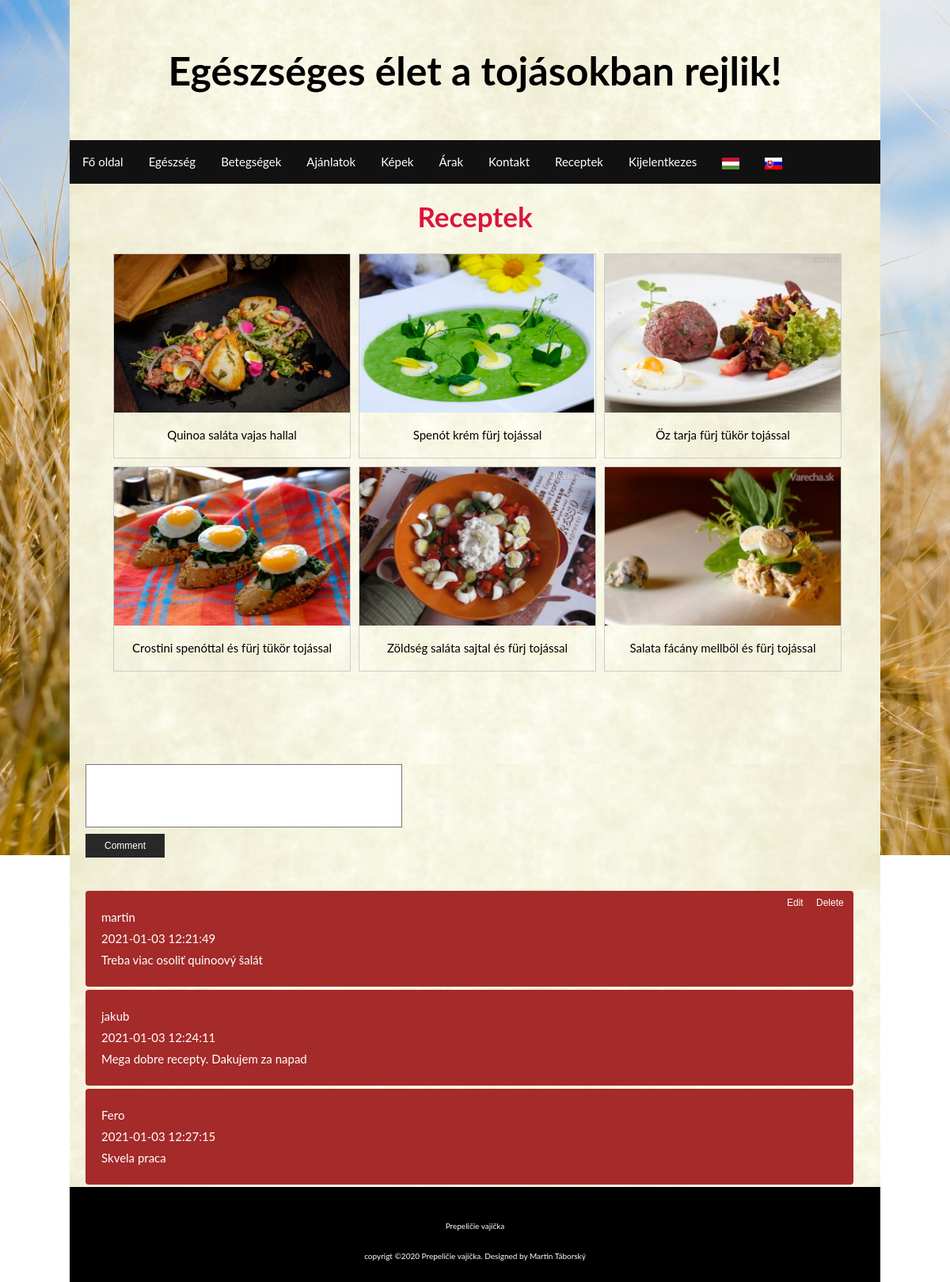
/recept-hu.php (signed in), run on the app's committed database.
### tables this page shows
CREATE TABLE `comments` (
  `cid` int(11) NOT NULL,
  `uid` varchar(128) NOT NULL,
  `cdate` datetime NOT NULL,
  `message` text NOT NULL
);

### includes/comments.inc.php (the view, shortened to what this page needs)
<?php
function getComments($conn){
    echo "<div class='comment-section'>";
    $sql = "SELECT * FROM comments";
    $cresult = $conn->query($sql);
    while ($row = $cresult->fetch_assoc()){
        $id = $_SESSION["useruid"];
        $sql2 = "SELECT * FROM users WHERE usersUid ='$id'";
        $cresult2 = $conn->query($sql2);
        if ($row2 = $cresult2->fetch_assoc()){
            echo "<div class='comment-box'>";
            echo $row['uid']."<br>";
            echo $row['cdate']."<br>";
            echo $row['message'];
            if (isset($_SESSION['useruid'])){
                if ($_SESSION['useruid'] == $row['uid']){
                    echo"<form class='delete-form' method='POST' action='".deleteComments($conn)."'>
                        <input type='hidden' name='cid' value='".$row['cid']."'>
                        <button type='submit' name='commentDelete'>Delete</button>
                    </form>
                    <form class='edit-form' method='POST' action='includes/editcomment.inc.php'>
                        <input type='hidden' name='cid' value='".$row['cid']."'>
                        <input type='hidden' name='uid' value='".$row['uid']."'>
                        <input type='hidden' name='cdate' value='".$row['cdate']."'>
                        <input type='hidden' name='message' value='".$row['message']."'>
                        <button>Edit</button>
                    </form>";
                }
            }
            echo "</div>";
        }
    }
    echo "</div>";
    echo "<footer class='main-footer'>";
    echo "<p class='fszoveg'>Prepeličie vajíčka</p>";
    echo "<p class='fszoveg'>copyrigt ©2020 Prepeličie vajíčka. Designed by Martin Táborský</p>";
    echo "</footer>";
}

### header-hu.php (shortened to what this page needs)
<!DOCTYPE html>
  <html lang='hu'>
    <head>
    <link rel= 'stylesheet' href='style.css?v=<?php echo time(); ?>'>
  </head>
  <body>
    <div class="alap">
      <div class="header">
        <h1>Egészséges élet a tojásokban rejlik!</h1>
      </div>
      <div class="topnav">
        <a href="index-hu.php" defaultOpen>Fő oldal</a>
        <a href="Zdravie-hu.php">Egészség</a>
        <a href="Choroby-hu.php">Betegségek</a>
        <a href="Odporucanie-hu.php">Ajánlatok</a>
        <a href="Fotky-hu.php">Képek</a>
        <a href="Cennik-hu.php">Árak</a>
        <a href="Kontakty-hu.php">Kontakt</a>
        <a href="recept-hu.php">Receptek</a>
        <?php
          if(isset($_SESSION["useruid"])){
            echo "<a href='includes/logout.inc.php'>Kijelentkezes";
          }
          else{
            echo '<a href="signup-hu.php">Regisztráció/Bejelentkezés</a>';
          }
        ?>
        <a href="index-hu.php" ><img src="images/huf2.png"></a>
        <a href="index.php" ><img src="images/sk.gif"> </a>
      </div>

### recept-hu.php (shortened to what this page needs)
<?php
    include_once 'header-hu.php';
    include_once 'includes/config.inc.php';
    include_once 'includes/comments.inc.php';
?>
    <div class="cardv">
    <h3>Receptek</h3>
    <div class="cardv_signup" style="padding-top:10px; padding-left:50px;">
        <div class="gallery">
            <a href="recept1-hu.php">
            <img src="images/recept1.jpg" alt="Quinoový šalát s maslovou rybou" width="600" height="400">
            </a>
            <div class="desc">Quinoa saláta vajas hallal
            </div>
        </div>
        <div class="gallery">
            <a href="recept2-hu.php">
            <img src="images/recept2.jpg" alt="Špenátový krém s prepeličími vajíčkami" width="600" height="400">
            </a>
            <div class="desc">Spenót krém fürj tojással
            </div>
        </div>
        <div class="gallery">
            <a href="recept6-hu.php">
            <img src="images/recept6.jpg" alt="Srnčí tataráčik s prepeličími očami" width="600" height="400">
            </a>
            <div class="desc">Öz tarja fürj tükör tojással
            </div>
        </div>
        <div class="gallery">
            <a href="recept3-hu.php">
            <img src="images/recept3.jpg" alt="Crostini so špenátom a s prepeličím volským očkom" width="600" height="400">
            </a>
            <div class="desc">Crostini spenóttal és fürj tükör tojással
            </div>
        </div>
        <div class="gallery">
            <a href="recept4-hu.php">
            <img src="images/recept4.jpg" alt="Chutný zeleninový šalát s cottagge syrom a prepeličími vajíčkami" width="600" height="400">
            </a>
            <div class="desc">Zöldség saláta  sajtal és fürj tojással
            </div>
        </div>
        <div class="gallery">
            <a href="recept5-hu.php">
            <img src="images/recept5.jpg" alt="Šalát z bažantích pŕs s prepeličím vajíčkom" width="600" height="400">
            </a>
            <div class="desc">Salata fácány mellböl és fürj tojással
            </div>
        </div>
        </div>
        <?php
            if(isset($_SESSION["useruid"])){
                echo "<form method='POST' action='".setComments($conn)."'>
                    <input type='hidden' name='uid' value='".$_SESSION["useruid"]."'>
                    <input type='hidden' name='cdate' value='".date('Y-m-d H:i:s')."'>
                    <textarea name='message'></textarea><br>
                    <button class='com-button' type='submit' name='commentSubmit'>Comment</button>
                    </form>";
                getComments($conn);
            }
            else{
                echo "<p class='need-login'>Be kell hogy legyen jelentkezve a kommentokhoz.</p>";
                echo "<footer>
                        <p class='fszoveg'>Prepeličie vajíčka</p>
                        <p class='fszoveg'>copyrigt ©2020 Prepeličie vajíčka. Designed by Martin Táborský
                    </footer>";
            }
        ?>
        </div>
        </div>
    </body>
</html>

### style.css (style rules this page uses)
body { background-image: url('images/img3.jpg'); background-size: 1920px 1080px; background-repeat: no-repeat; background-attachment: fixed; }
h1 { color:black; font-size: 50px; text-align: center; }
h3 { color: crimson; font-size: 35px; text-align: center; padding-top: 10px; margin: auto; }
p { color: black; font-size: 18px; text-align:justify; margin:0; }
.alap { width: 1024px; margin: auto; height:auto; }
.cardv { background-image: url("images/pattern.jpg"); background-size:1024px; height: auto; margin:auto; }
.cardv_signup { background-image: url("images/pattern.jpg"); background-size:1024px; height: 660px; margin: auto; }
.topnav a { float: left; display: block; color: white; text-align: center; padding: 14px 16px; text-decoration: none; }
.topnav { overflow: hidden; width: 1024px; margin: auto; background-color:#111; }
.header { padding: 10px; text-align: center; width: 1024px; margin: auto; background-image: url("images/pattern.jpg"); }
* { box-sizing: border-box; }
body, html { height: 100%; margin: 0; font: 400 15px/1.8 "Lato", sans-serif; color: #777; }
img { vertical-align: middle; }
footer { padding: 30px; text-align: center; width: 1024px; height: 120px; background-color: black; position: relative; }
.fszoveg { padding: 10px; font-size: 10px; color: white; text-align: center; }
.gallery { margin: 5px; border: 1px solid #ccc; float: left; width: 300px; }
.gallery img { width: 100%; height: 200px; }
.desc { padding: 15px; text-align: center; color:black; }
textarea { width: 400px; height: 80px; background-color: white; resize: none; margin-left: 20px; }
button { width:180px; height: 50px; background-color: crimson; border: none; font-size: 20px; color: white; cursor: pointer; margin-bottom: 40px; }
.com-button { width:100px; height: 30px; background-color: #282828; border: none; margin-left: 20px; font-size: 12px; color: #fff; cursor: pointer; margin-bottom: 40px; }
.comment-box { width: 970px; padding: 20px; margin-bottom: 4px; margin-left: 20px; background-color: brown; border-radius: 4px; position: relative; color:white }
.edit-form { position: absolute; top: 0px; right: 60px; }
.edit-form button { width: 30px; height: 20px; background-color: transparent; color: white; font-size: 12px; }
.comment-section { width: 1024px; padding-top: 2px; margin:auto; padding-bottom: 5px; background-image: url('images/pattern.jpg'); height: 376px; overflow: auto; float: left; position: absolute; }
.main-footer { padding: 30px; text-align: center; width: 1024px; height: 120px; margin-top: 376px; background-color: black; position: relative; }
.delete-form { position: absolute; top: 0px; right: 8px; }
.delete-form button { width: 45px; height: 20px; background-color: transparent; color: white; font-size: 12px; }

### data on the page
comments: uid "martin", cdate "2021-01-03 12:21:49", message "Treba viac osoliť quinoový šalát"
comments: uid "jakub", cdate "2021-01-03 12:24:11", message "Mega dobre recepty. Dakujem za napad"
comments: uid "Fero", cdate "2021-01-03 12:27:15", message "Skvela praca"
